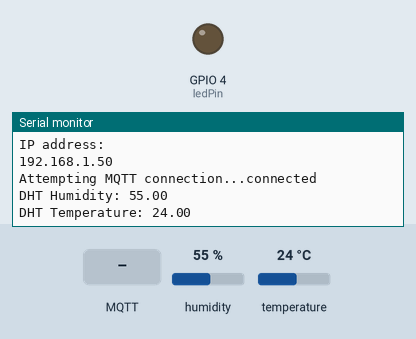
Simulated run of this sketch. Board: ESP32. Parts: output pins drawn as LEDs (lit = HIGH), the last lines printed to the serial monitor. The inputs (shaded band) are chosen by the test bench; at power-on: humidity 55 %, temperature 24 °C. WiFi joins after 1.5 s; servers stay silent unless stated; no MQTT or app messages arrive unless stated.

Above: at 2.7 s.
2.8 s: MQTT message "1" arrives on the first subscribed topic
At 3.8 s:
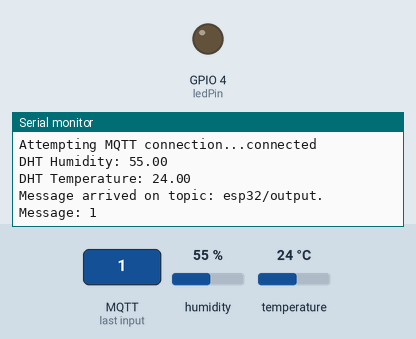
4.3 s: MQTT message "on" arrives on the first subscribed topic
At 5.1 s:
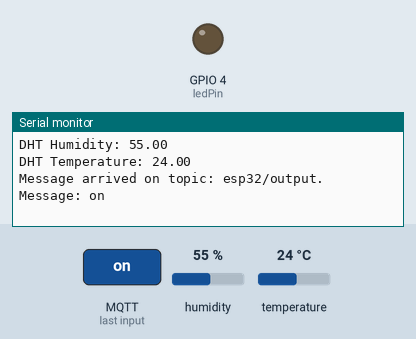
5.8 s: MQTT message "off" arrives on the first subscribed topic
At 5.97 s:
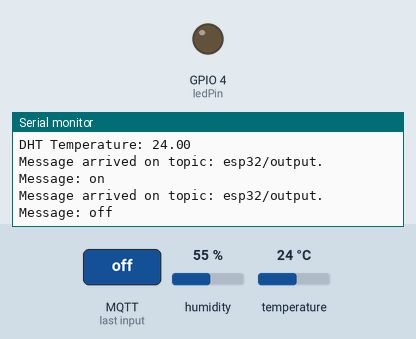

Measured:
- after the input at 2.8 s, the serial monitor: prints a new line at once (image 1)
- after the input at 4.3 s, the serial monitor: prints a new line at once (image 2)
- after the input at 5.8 s, the serial monitor: prints a new line at once (image 3)

The sketch:

capteur_temp.ino
```cpp
/*********
  Rui Santos
  Complete project details at https://randomnerdtutorials.com
  Modified by Alexis Combes
*********/

#include <WiFi.h>
#include <PubSubClient.h>
#include <Wire.h>

// TODO : Pour compiler ce code, vous devez installer la library "DHT sensor library" de "Adafruit" dans votre IDE.
#include "DHT.h"
// Definit la broche de l'Arduino sur laquelle la
// broche DATA du capteur est reliee
#define DHTPIN 25
// Definit le type de capteur utilise
#define DHTTYPE DHT11
// Declare un objet de type DHT
// Il faut passer en parametre du constructeur
// de l'objet la broche et le type de capteur
DHT dht(DHTPIN, DHTTYPE);

// TODO : Replace the next variables with your SSID/Password combination
const char *ssid = "iot";
const char *password = "iotisis;";

// TODO : Add your MQTT Broker IP address, example:
// const char* mqtt_server = "192.168.1.144";
const char *mqtt_server = "172.18.32.46";

WiFiClient espClient;
PubSubClient client(espClient);
long lastMsg = 0;
char msg[50];
int value = 0;

// LED Pin
const int ledPin = 4;

void setup_wifi();
void callback(char *topic, byte *message, unsigned int length);

void setup()
{
  Serial.begin(115200);
  setup_wifi();
  client.setServer(mqtt_server, 1883);
  client.setCallback(callback);

  pinMode(ledPin, OUTPUT);

  dht.begin();
}

void setup_wifi()
{
  delay(10);
  // We start by connecting to a WiFi network
  Serial.println();
  Serial.print("Connecting to ");
  Serial.println(ssid);

  WiFi.begin(ssid, password);

  while (WiFi.status() != WL_CONNECTED)
  {
    delay(500);
    Serial.print(".");
  }

  Serial.println("");
  Serial.println("WiFi connected");
  Serial.println("IP address: ");
  Serial.println(WiFi.localIP());
}

void callback(char *topic, byte *message, unsigned int length)
{
  Serial.print("Message arrived on topic: ");
  Serial.print(topic);
  Serial.print(". Message: ");
  String messageTemp;

  for (int i = 0; i < length; i++)
  {
    Serial.print((char)message[i]);
    messageTemp += (char)message[i];
  }
  Serial.println();
}

void reconnect()
{
  // Loop until we're reconnected
  while (!client.connected())
  {
    Serial.print("Attempting MQTT connection...");
    // Attempt to connect
    if (client.connect("ESP32Client_DHT"))
    {
      Serial.println("connected");
      // Subscribe
      client.subscribe("esp32/output");
    }
    else
    {
      Serial.print("failed, rc=");
      Serial.print(client.state());
      Serial.println(" try again in 5 seconds");
      // Wait 5 seconds before retrying
      delay(5000);
    }
  }
}
void loop()
{
  if (!client.connected())
  {
    reconnect();
  }
  client.loop();

  long now = millis();
  if (now - lastMsg > 2000)
  {
    lastMsg = now;

    // Read DHT 11 temperature and humidity, and publish them to MQTT
    String dhtHumidity = String(dht.readHumidity());
    Serial.print("DHT Humidity: ");
    Serial.println(dhtHumidity);
    String dhtTemperature = String(dht.readTemperature());
    Serial.print("DHT Temperature: ");
    Serial.println(dhtTemperature);
    client.publish("esp32/DHT11/temperature", dhtTemperature.c_str());
    client.publish("esp32/DHT11/humidity", dhtHumidity.c_str());
  }
}
```
